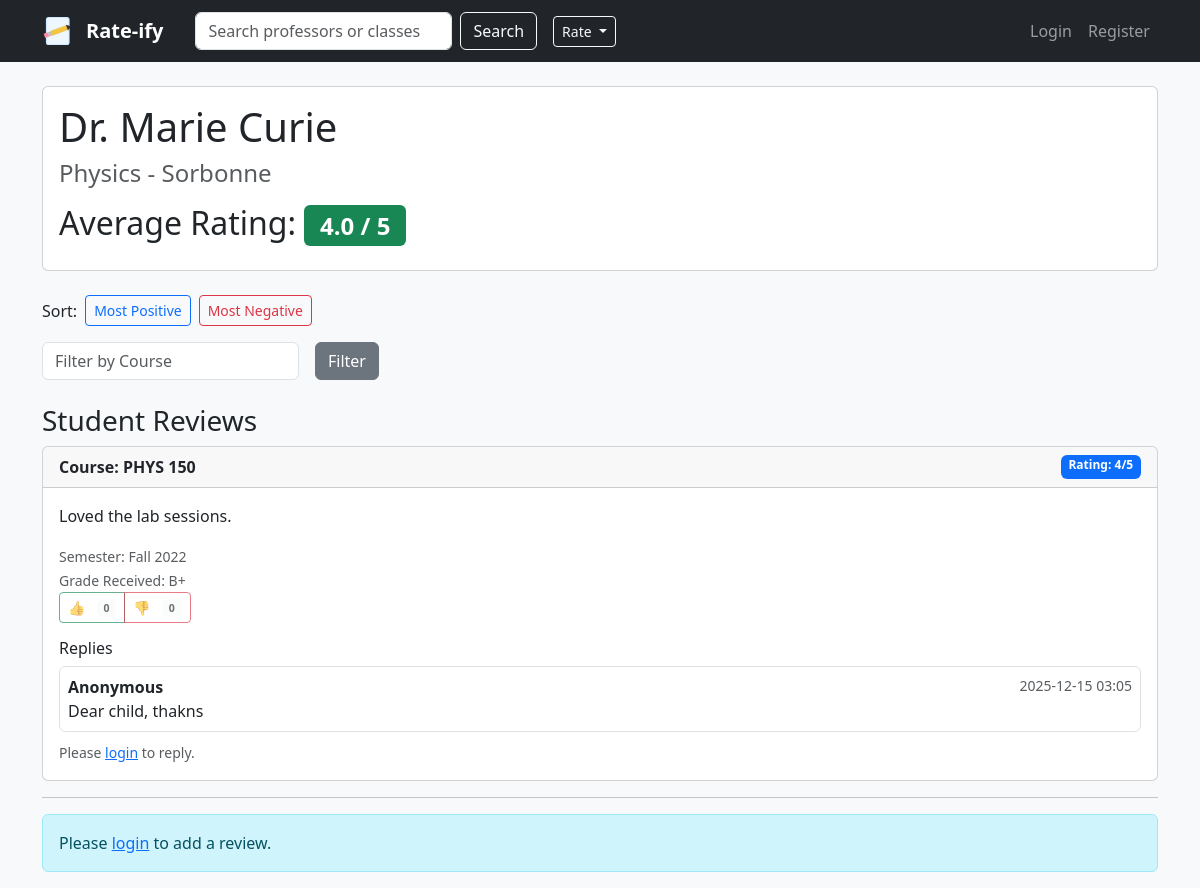
The app's page /professor/2, older data.
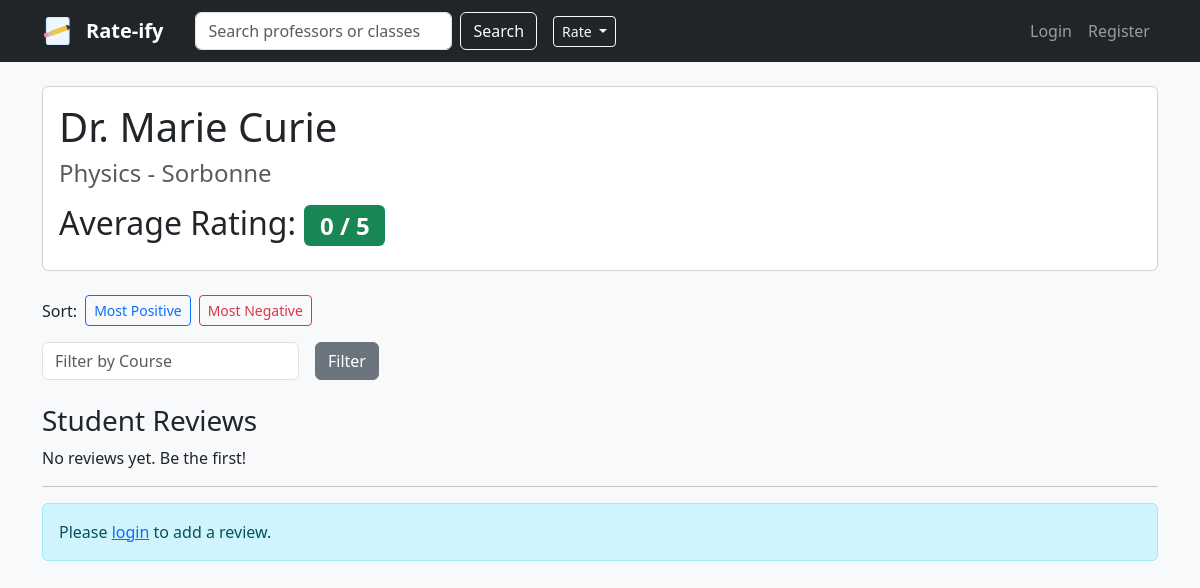
The same page, newer data.
### app.py (models this page shows)
class Review(db.Model):
    __tablename__ = 'reviews'
    id = db.Column(db.Integer, primary_key=True)
    user_id = db.Column(db.Integer, db.ForeignKey('users.id'), nullable=True)
    professor_id = db.Column(db.Integer, db.ForeignKey('professors.id'), nullable=False)
    course_code = db.Column(db.String(20), nullable=False)
    rating = db.Column(db.Integer, nullable=False)
    comment = db.Column(db.Text)
    grade = db.Column(db.String(5), nullable=True)
    semester = db.Column(db.String(10), nullable=True)
    year = db.Column(db.Integer, nullable=True)
    created_at = db.Column(db.DateTime, default=datetime.utcnow)
    votes = db.relationship('ReviewVote', backref='review', lazy=True)
    user = db.relationship('User', backref='reviews', uselist=False)
    replies = db.relationship('ReviewReply', backref='review', lazy=True)

class ReviewReply(db.Model):
    __tablename__ = 'review_replies'
    id = db.Column(db.Integer, primary_key=True)
    user_id = db.Column(db.Integer, db.ForeignKey('users.id'), nullable=True)
    review_id = db.Column(db.Integer, db.ForeignKey('reviews.id'), nullable=False)
    comment = db.Column(db.Text, nullable=False)
    created_at = db.Column(db.DateTime, default=datetime.utcnow)
    user = db.relationship('User', backref='replies', uselist=False)

### app.py (the view)
@app.route('/professor/<int:id>', methods=['GET', 'POST'])
def professor_detail(id):
    professor = Professor.query.get_or_404(id)
    course_filter = request.args.get('course')
    if course_filter:
        reviews = Review.query.filter_by(professor_id=id, course_code=course_filter).all()
    else:
        reviews = list(professor.reviews)
    avg_rating = 0
    if reviews:
        avg_rating = sum([r.rating for r in reviews]) / len(reviews)
    for r in reviews:
        r.likes_count = ReviewVote.query.filter_by(review_id=r.id, vote_type=1).count()
        r.dislikes_count = ReviewVote.query.filter_by(review_id=r.id, vote_type=-1).count()
        if current_user.is_authenticated:
            v = ReviewVote.query.filter_by(review_id=r.id, user_id=current_user.id).first()
            r.user_vote = v.vote_type if v else 0
        else:
            r.user_vote = 0
        r.replies_list = ReviewReply.query.filter_by(review_id=r.id).order_by(ReviewReply.created_at.asc()).all()
    sort = request.args.get('sort', '')
    if sort == 'most_positive':
        reviews.sort(key=lambda r: (r.rating, r.likes_count, r.created_at), reverse=True)
    elif sort == 'most_negative':
        reviews.sort(key=lambda r: (r.rating, -r.dislikes_count, r.created_at))
    return render_template('professor_detail.html', professor=professor, reviews=reviews, avg_rating=round(avg_rating, 1), sort=sort)

### templates/professor_detail.html (shortened to what the changed rows need)
{% extends "base.html" %}
{% block content %}
<div class="card mb-4">
    <div class="card-body">
        <h1>{{ professor.name }}</h1>
        <h2 class="mt-3">Average Rating: <span class="badge bg-success">{{ avg_rating }} / 5</span></h2>
    </div>
</div>
<div class="d-flex align-items-center mb-3">
  <div class="me-2">Sort:</div>
  <a href="{{ url_for('professor_detail', id=professor.id, sort='most_positive', course=request.args.get('course')) }}" class="btn btn-sm {% if sort == 'most_positive' %}btn-primary{% else %}btn-outline-primary{% endif %}">Most Positive</a>
  <a href="{{ url_for('professor_detail', id=professor.id, sort='most_negative', course=request.args.get('course')) }}" class="btn btn-sm ms-2 {% if sort == 'most_negative' %}btn-danger{% else %}btn-outline-danger{% endif %}">Most Negative</a>
</div>
<form method="GET" action="{{ url_for('professor_detail', id=professor.id) }}" class="row g-3 mb-4">
    <div class="col-auto">
    </div>
    <div class="col-auto">
    </div>
</form>
<h3>Student Reviews</h3>
{% for review in reviews %}
<div class="card mb-3">
    <div class="card-header d-flex justify-content-between">
        <strong>Course: {{ review.course_code }}</strong>
        <span class="badge bg-primary">Rating: {{ review.rating }}/5</span>
    </div>
    <div class="card-body">
        <p class="card-text">{{ review.comment }}</p>
        {% if review.semester and review.year %}
            <div><small class="text-muted">Semester: {{ review.semester }} {{ review.year }}</small></div>
        {% endif %}
        {% if review.grade %}
            <div><small class="text-muted">Grade Received: {{ review.grade }}</small></div>
        {% endif %}
        <div class="btn-group" role="group">
            {% if current_user.is_authenticated %}
                <button id="like-btn-{{ review.id }}" type="button" class="btn {% if review.user_vote == 1 %}btn-success{% else %}btn-outline-success{% endif %} btn-sm" onclick="vote({{ review.id }}, 1)">
                    👍 <span id="likes-{{ review.id }}">{{ review.likes_count }}</span>
                </button>
                <button id="dislike-btn-{{ review.id }}" type="button" class="btn {% if review.user_vote == -1 %}btn-danger{% else %}btn-outline-danger{% endif %} btn-sm" onclick="vote({{ review.id }}, -1)">
                    👎 <span id="dislikes-{{ review.id }}">{{ review.dislikes_count }}</span>
                </button>
            {% else %}
                <button id="like-btn-{{ review.id }}" type="button" class="btn btn-outline-success btn-sm" disabled>
                    👍 <span id="likes-{{ review.id }}" class="badge bg-light text-dark ms-2">{{ review.likes_count }}</span>
                </button>
                <button id="dislike-btn-{{ review.id }}" type="button" class="btn btn-outline-danger btn-sm" disabled>
                    👎 <span id="dislikes-{{ review.id }}" class="badge bg-light text-dark ms-2">{{ review.dislikes_count }}</span>
                </button>
            {% endif %}
        </div>
        <div class="mt-3">
            <h6>Replies</h6>
            {% if review.replies_list and review.replies_list|length > 0 %}
                {% for reply in review.replies_list %}
                    <div class="border rounded p-2 mb-2 bg-white">
                        <div class="d-flex justify-content-between">
                            <div><strong>Anonymous</strong></div>
                            <small class="text-muted">{{ reply.created_at.strftime('%Y-%m-%d %H:%M') }}</small>
                        </div>
                        <div>{{ reply.comment }}</div>
                    </div>
                {% endfor %}
            {% else %}
                <div class="text-muted">No replies yet.</div>
            {% endif %}
            {% if current_user.is_authenticated %}
                <form method="POST" action="{{ url_for('add_reply', review_id=review.id) }}" class="mt-2">
                    <div class="mb-2">
                        <textarea name="reply_comment" rows="2" class="form-control" placeholder="Write a reply..." required></textarea>
                    </div>
                    <button type="submit" class="btn btn-sm btn-secondary">Reply</button>
                </form>
            {% else %}
                <div class="mt-2"><small class="text-muted">Please <a href="{{ url_for('login') }}">login</a> to reply.</small></div>
            {% endif %}
        </div>
    </div>
</div>
{% else %}
    <p>No reviews yet. Be the first!</p>
{% endfor %}
<hr>
{% if current_user.is_authenticated %}
<div class="card bg-light">
    <div class="card-body">
        <h4>Write a Review</h4>
        <form method="POST" action="{{ url_for('add_review', id=professor.id) }}">
            <div class="mb-3">
                <label>Course Code</label>
                <input type="text" name="course" class="form-control" required placeholder="e.g. MATH 201">
            </div>
            <div class="row mb-3">
                <div class="col-md-4">
                    <label>Semester</label>
                    <select name="semester" class="form-select">
                        <option value="">--</option>
                        <option value="Fall">Fall</option>
                        <option value="Spring">Spring</option>
                        <option value="Summer">Summer</option>
                    </select>
                </div>
                <div class="col-md-4">
                    <label>Year</label>
                    <input type="number" name="year" min="1970" max="2100" class="form-control" placeholder="2024">
                </div>
                <div class="col-md-4">
                    <label>Grade (optional)</label>
                    <input type="text" name="grade" class="form-control" placeholder="A, A-, B+">
                </div>
            </div>
            <div class="mb-3">
                <label>Rating (1-5)</label>
                <select name="rating" class="form-select">
                    <option value="5">5 - Excellent</option>
                    <option value="4">4 - Good</option>
                    <option value="3">3 - Average</option>
                    <option value="2">2 - Poor</option>
                    <option value="1">1 - Terrible</option>
                </select>
            </div>
            <div class="mb-3">
                <label>Comment</label>
                <textarea name="comment" class="form-control" rows="3"></textarea>
            </div>
            <button type="submit" class="btn btn-success">Submit Review</button>
        </form>
    </div>
</div>
{% else %}
    <div class="alert alert-info">Please <a href="{{ url_for('login') }}">login</a> to add a review.</div>
{% endif %}
{% endblock %}

Row changes from the older to the newer data that the page shows:
removed Review: course_code "PHYS 150", rating "4", comment "Loved the lab sessions.", semester "Fall", year "2022", grade "B+", likes_count "0", dislikes_count "0"
removed ReviewReply: created_at "2025-12-15 03:05", comment "Dear child, thakns"
Text that changed along with them:
{{ avg_rating }}: "4.0" → "0"
text now shown: "No reviews yet. Be the first!"
